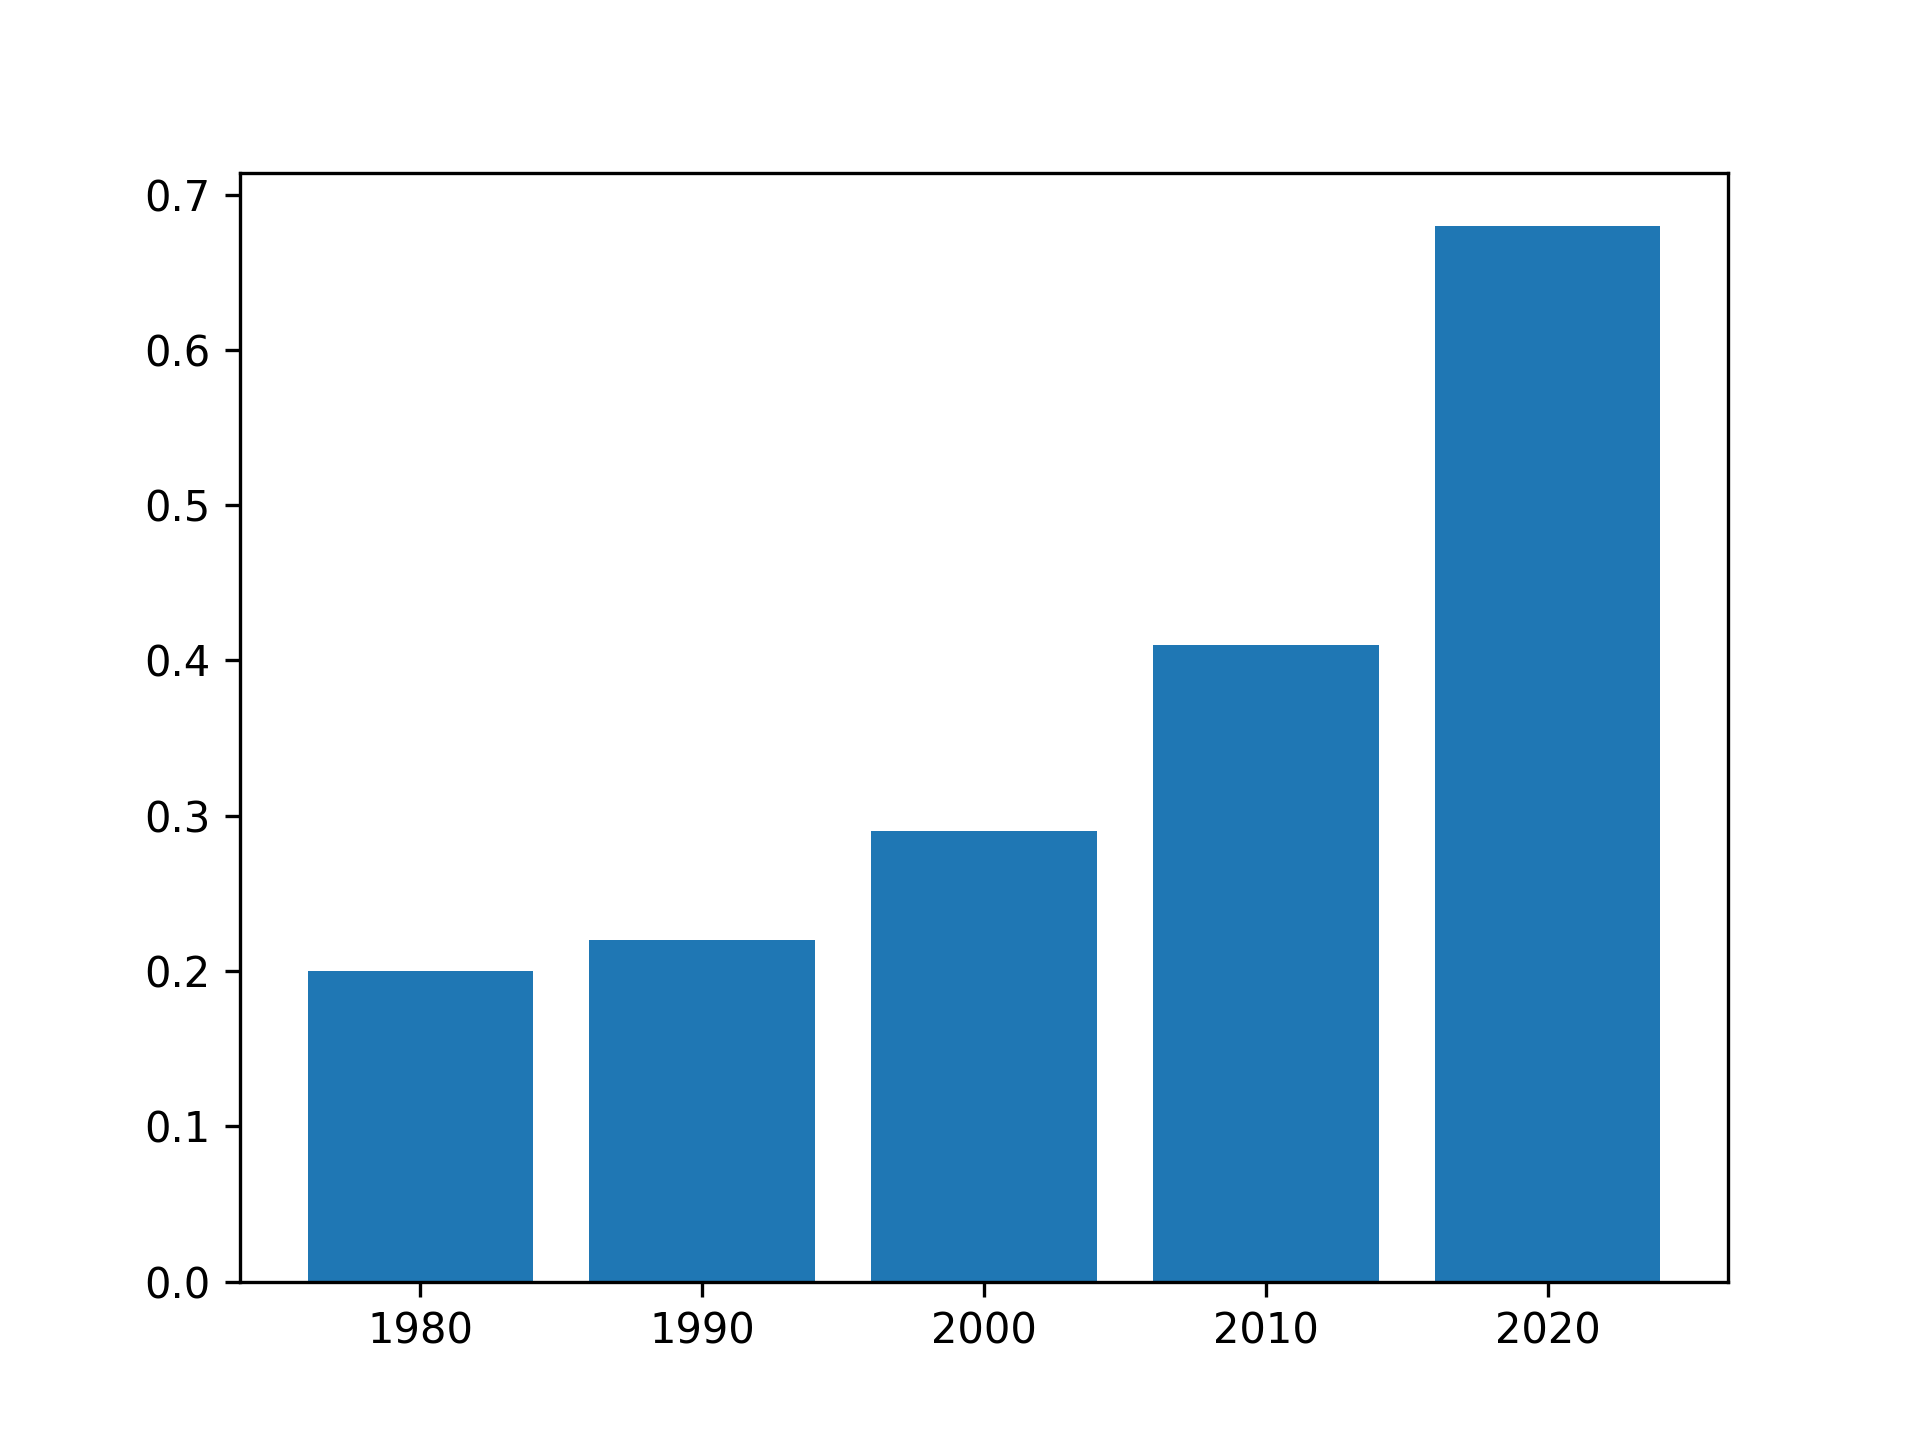

Write Python code to recreate this figure.
from utils import *
import matplotlib.pyplot as plt


data = readCSV('sample_popularity.csv')

years = [row[0] for row in data]
values = [float(row[1]) for row in data]



plt.bar(years, values)
# plt.show()
plt.savefig('sample_popularity.png', dpi=300)
